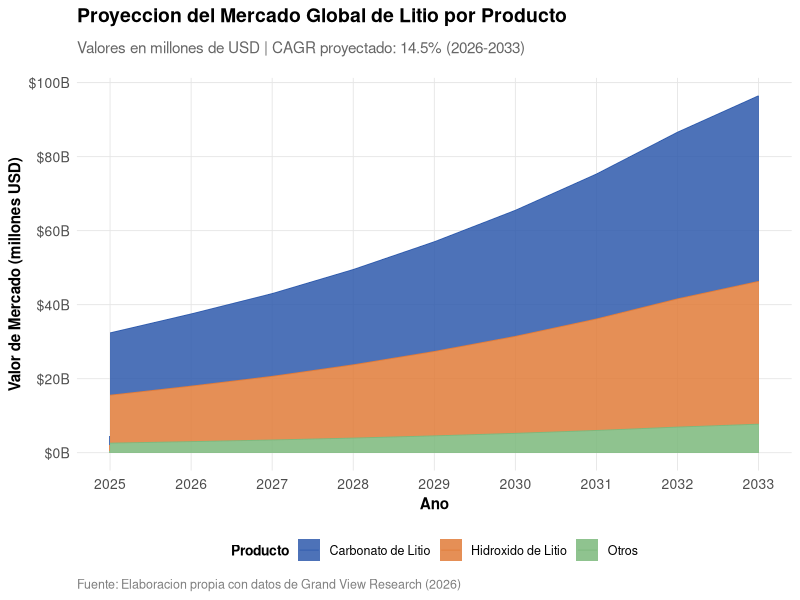
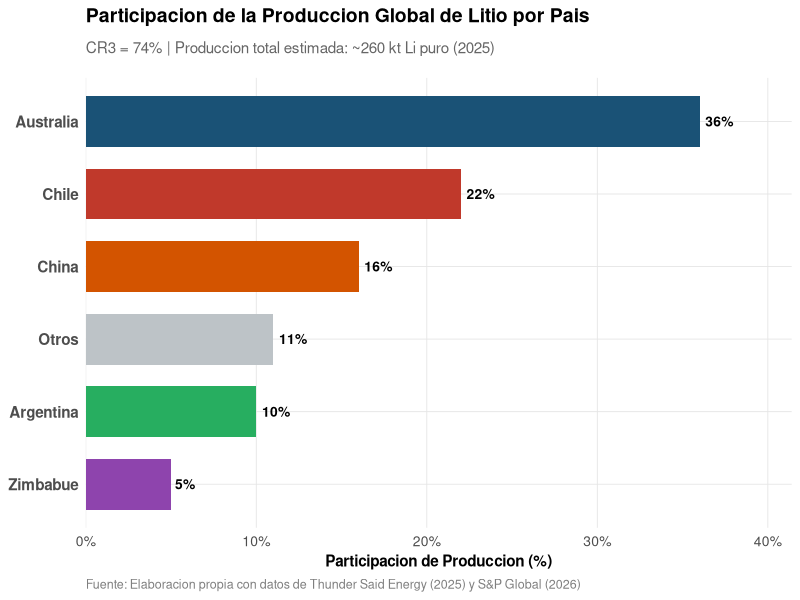
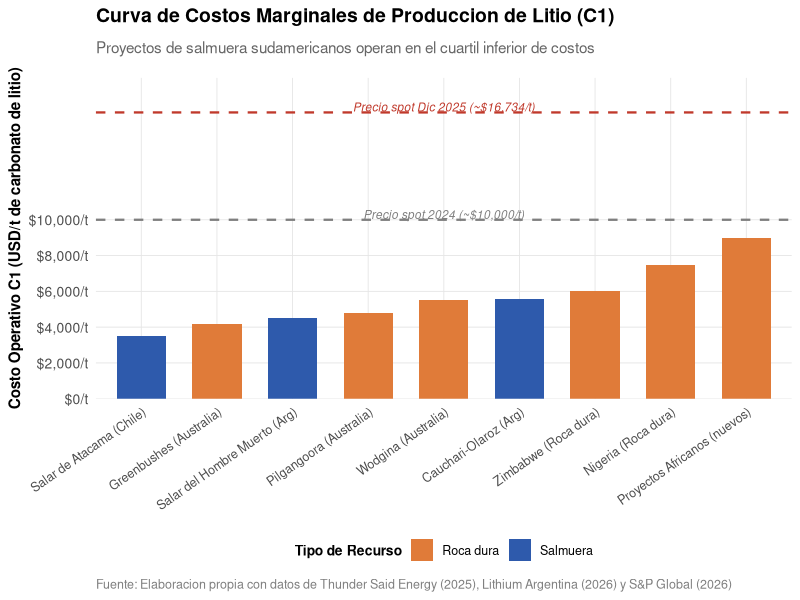
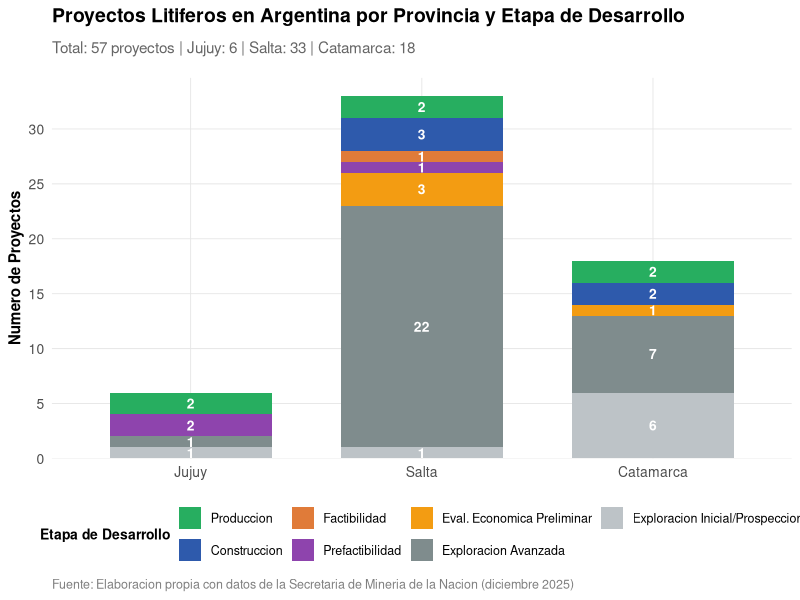
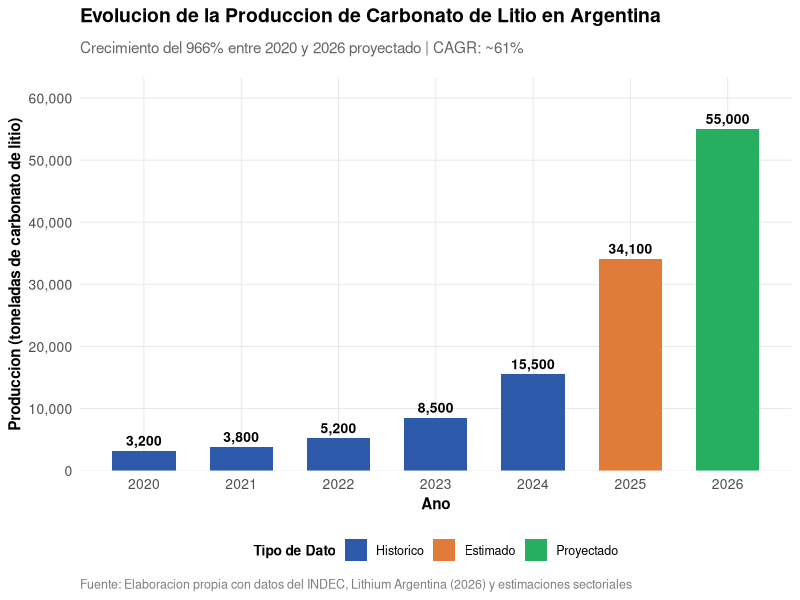
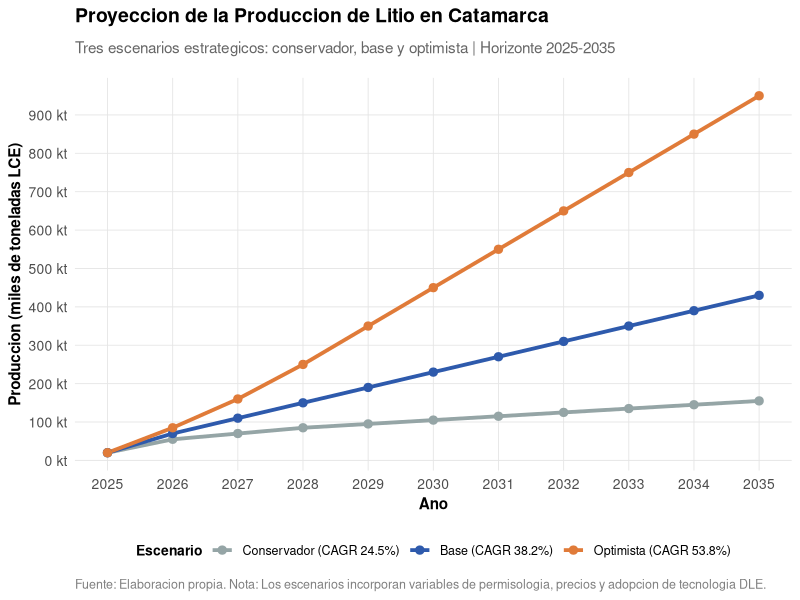
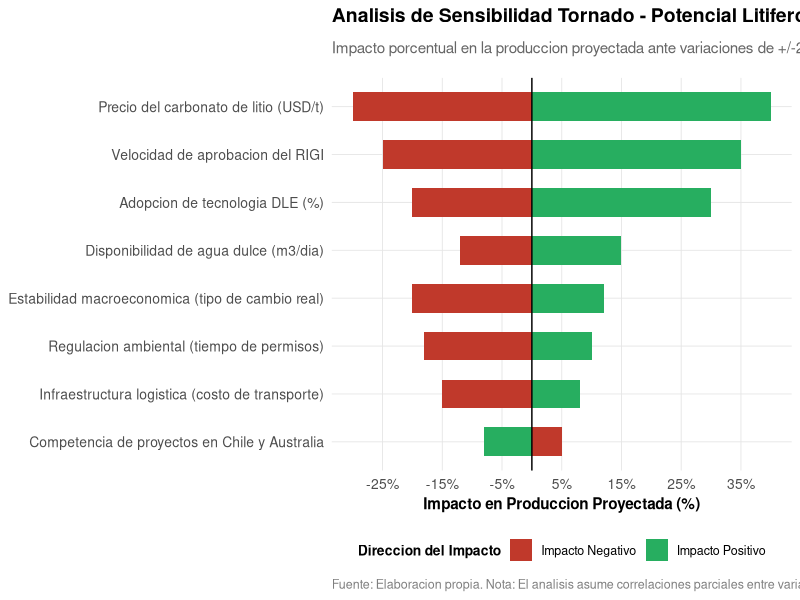

Write R code to recreate these figures, in order.
## ---- chunk 1
knitr::opts_chunk$set(
  echo = FALSE,
  message = FALSE,
  warning = FALSE,
  fig.width = 10,
  fig.height = 6,
  fig.align = 'center',
  out.width = '100%'
)

library(ggplot2)
library(dplyr)
library(tidyr)
library(scales)
library(knitr)
library(kableExtra)
library(viridis)

theme_distill <- function() {
  theme_minimal(base_size = 12, base_family = "Helvetica") +
    theme(
      plot.title = element_text(size = 14, face = "bold", margin = margin(b = 10)),
      plot.subtitle = element_text(size = 11, color = "gray40", margin = margin(b = 15)),
      plot.caption = element_text(size = 9, color = "gray50", hjust = 0),
      axis.title = element_text(size = 11, face = "bold"),
      axis.text = element_text(size = 10, color = "gray30"),
      legend.position = "bottom",
      legend.title = element_text(size = 10, face = "bold"),
      legend.text = element_text(size = 9),
      panel.grid.major = element_line(color = "gray90", linewidth = 0.3),
      panel.grid.minor = element_blank(),
      plot.background = element_rect(fill = "white", color = NA),
      panel.background = element_rect(fill = "white", color = NA)
    )
}
## ---- chunk 2
fuente_datos <- data.frame(
  Fuente = c(
    "Grand View Research - Lithium Market Report",
    "Thunder Said Energy - Global Lithium Production Model",
    "S&P Global Commodity Insights - Lithium Carbonate Assessment",
    "Agencia Internacional de Energia (IEA) - Critical Minerals Outlook",
    "Lithium Argentina - Reportes Trimestrales y Anuales (NI 43-101)",
    "INDEC - Indice de Produccion Industrial Minera",
    "Secretaria de Mineria de la Nacion - Tablero de Proyectos",
    "Chequeado / Secretaria de Mineria - Relevamiento Provincial"
  ),
  Variables = c(
    "Tamano de mercado global, participacion regional, CAGR, segmentacion por producto y aplicacion",
    "Produccion global por proyecto, pais y tipo de recurso; curva de costos marginal; deficit proyectado 2030-2035",
    "Precios spot de carbonato de litio a grado de bateria; evaluacion de oferta y demanda; inventarios",
    "Demanda de litio para transicion energetica; escenarios STEPS/APS/NZE; riesgos de suministro",
    "Produccion de Cauchari-Olaroz, costos operativos (C1), reservas y recursos minerales, expansiones",
    "Produccion de carbonato de litio a nivel nacional; indices de produccion minera",
    "Inventario de proyectos litiferos por provincia, etapa de desarrollo, operadores",
    "Distribucion provincial de proyectos (Jujuy, Salta, Catamarca); exportaciones; empleo"
  ),
  Frecuencia = c("Anual", "Trimestral", "Diaria/Semanal", "Anual", "Trimestral", "Mensual", "Trimestral", "Anual")
)

knitr::kable(fuente_datos, 
             caption = "Tabla 1: Fuentes de Datos Primarias para el Analisis de la Industria del Litio",
             booktabs = TRUE,
             linesep = "") %>%
  kable_styling(latex_options = c("striped", "scale_down"),
                full_width = TRUE,
                position = "center") %>%
  column_spec(1, width = "25em", bold = TRUE) %>%
  column_spec(2, width = "45em") %>%
  column_spec(3, width = "10em")
## ---- chunk 3
mercado_segmentos <- data.frame(
  Ano = rep(2025:2033, each = 3),
  Producto = rep(c("Carbonato de Litio", "Hidroxido de Litio", "Otros"), 9),
  Valor_MUSD = c(
    16838, 12952, 2590, 19500, 15000, 3000,
    22360, 17200, 3440, 25740, 19800, 3960,
    29640, 22800, 4560, 34060, 26200, 5240,
    39160, 30120, 6020, 45030, 34640, 6930,
    50154, 38580, 7716
  )
)

mercado_segmentos$Producto <- factor(mercado_segmentos$Producto, 
                                      levels = c("Carbonato de Litio", "Hidroxido de Litio", "Otros"))

colores_producto <- c("Carbonato de Litio" = "#2E5AAC", 
                        "Hidroxido de Litio" = "#E07B39", 
                        "Otros" = "#7CB87C")

ggplot(mercado_segmentos, aes(x = Ano, y = Valor_MUSD, fill = Producto)) +
  geom_area(alpha = 0.85, position = "stack") +
  geom_line(aes(group = Producto, color = Producto), position = "stack", linewidth = 0.3) +
  scale_fill_manual(values = colores_producto) +
  scale_color_manual(values = colores_producto) +
  scale_y_continuous(labels = dollar_format(prefix = "$", suffix = "B", scale = 1e-3),
                     breaks = seq(0, 100000, 20000)) +
  scale_x_continuous(breaks = 2025:2033) +
  labs(
    title = "Proyeccion del Mercado Global de Litio por Producto",
    subtitle = "Valores en millones de USD | CAGR proyectado: 14.5% (2026-2033)",
    x = "Ano",
    y = "Valor de Mercado (millones USD)",
    caption = "Fuente: Elaboracion propia con datos de Grand View Research (2026)"
  ) +
  theme_distill() +
  theme(legend.position = "bottom")
## ---- chunk 4
concentracion <- data.frame(
  Pais = c("Australia", "Chile", "China", "Argentina", "Zimbabue", "Otros"),
  Participacion = c(36, 22, 16, 10, 5, 11),
  Tipo = c("Roca dura", "Salmuera", "Integrado", "Salmuera", "Roca dura", "Mixto")
)

concentracion$Pais <- factor(concentracion$Pais, 
                              levels = concentracion$Pais[order(concentracion$Participacion)])

colores_pais <- c("Australia" = "#1a5276", 
                   "Chile" = "#c0392b",
                   "China" = "#d35400",
                   "Argentina" = "#27ae60",
                   "Zimbabue" = "#8e44ad",
                   "Otros" = "#bdc3c7")

ggplot(concentracion, aes(x = Pais, y = Participacion, fill = Pais)) +
  geom_col(width = 0.7) +
  geom_text(aes(label = paste0(Participacion, "%")), 
            hjust = -0.2, size = 3.5, fontface = "bold") +
  coord_flip() +
  scale_fill_manual(values = colores_pais) +
  scale_y_continuous(expand = expansion(mult = c(0, 0.15)),
                     labels = percent_format(scale = 1),
                     breaks = seq(0, 40, 10)) +
  labs(
    title = "Participacion de la Produccion Global de Litio por Pais",
    subtitle = "CR3 = 74% | Produccion total estimada: ~260 kt Li puro (2025)",
    x = NULL,
    y = "Participacion de Produccion (%)",
    caption = "Fuente: Elaboracion propia con datos de Thunder Said Energy (2025) y S&P Global (2026)"
  ) +
  theme_distill() +
  theme(legend.position = "none",
        axis.text.y = element_text(size = 11, face = "bold"))
## ---- chunk 5
curva_costos <- data.frame(
  Proyecto = c(
    "Salar de Atacama (Chile)", "Cauchari-Olaroz (Arg)", "Salar del Hombre Muerto (Arg)",
    "Greenbushes (Australia)", "Wodgina (Australia)", "Pilgangoora (Australia)",
    "Zimbabwe (Roca dura)", "Nigeria (Roca dura)", "Proyectos Africanos (nuevos)"
  ),
  Costo_C1_USD_t = c(3500, 5600, 4500, 4200, 5500, 4800, 6000, 7500, 9000),
  Tipo = c("Salmuera", "Salmuera", "Salmuera", "Roca dura", "Roca dura", "Roca dura",
           "Roca dura", "Roca dura", "Roca dura"),
  Capacidad_kt = c(180, 40, 55, 160, 75, 80, 25, 15, 30)
)

curva_costos <- curva_costos[order(curva_costos$Costo_C1_USD_t), ]
curva_costos$Proyecto <- factor(curva_costos$Proyecto, levels = curva_costos$Proyecto)

colores_tipo <- c("Salmuera" = "#2E5AAC", "Roca dura" = "#E07B39")

precio_ref <- data.frame(
  y = c(10000, 16000),
  label = c("Precio spot 2024 (~$10,000/t)", "Precio spot Dic 2025 (~$16,734/t)")
)

ggplot(curva_costos, aes(x = Proyecto, y = Costo_C1_USD_t, fill = Tipo)) +
  geom_col(width = 0.65) +
  geom_hline(data = precio_ref, aes(yintercept = y), 
             linetype = "dashed", color = c("gray50", "#c0392b"), linewidth = 0.8) +
  geom_text(data = precio_ref, aes(x = 5, y = y + 300, label = label),
            inherit.aes = FALSE, size = 3, color = c("gray50", "#c0392b"), fontface = "italic") +
  scale_fill_manual(values = colores_tipo) +
  scale_y_continuous(labels = dollar_format(prefix = "$", suffix = "/t"),
                     breaks = seq(0, 10000, 2000),
                     expand = expansion(mult = c(0, 0.1))) +
  labs(
    title = "Curva de Costos Marginales de Produccion de Litio (C1)",
    subtitle = "Proyectos de salmuera sudamericanos operan en el cuartil inferior de costos",
    x = NULL,
    y = "Costo Operativo C1 (USD/t de carbonato de litio)",
    caption = "Fuente: Elaboracion propia con datos de Thunder Said Energy (2025), Lithium Argentina (2026) y S&P Global (2026)",
    fill = "Tipo de Recurso"
  ) +
  theme_distill() +
  theme(axis.text.x = element_text(angle = 35, hjust = 1, size = 9))
## ---- chunk 6
proyectos_arg <- data.frame(
  Provincia = rep(c("Jujuy", "Salta", "Catamarca"), each = 7),
  Etapa = rep(c("Produccion", "Construccion", "Factibilidad", "Prefactibilidad", 
                "Eval. Economica Preliminar", "Exploracion Avanzada", "Exploracion Inicial/Prospeccion"), 3),
  Cantidad = c(
    2, 0, 0, 2, 0, 1, 1,
    2, 3, 1, 1, 3, 22, 1,
    2, 2, 0, 0, 1, 7, 6
  )
)

proyectos_arg$Etapa <- factor(proyectos_arg$Etapa,
                               levels = c("Produccion", "Construccion", "Factibilidad", "Prefactibilidad",
                                          "Eval. Economica Preliminar", "Exploracion Avanzada", "Exploracion Inicial/Prospeccion"))

proyectos_arg$Provincia <- factor(proyectos_arg$Provincia, levels = c("Jujuy", "Salta", "Catamarca"))

colores_etapa <- c("Produccion" = "#27ae60",
                    "Construccion" = "#2E5AAC",
                    "Factibilidad" = "#E07B39",
                    "Prefactibilidad" = "#8e44ad",
                    "Eval. Economica Preliminar" = "#f39c12",
                    "Exploracion Avanzada" = "#7f8c8d",
                    "Exploracion Inicial/Prospeccion" = "#bdc3c7")

ggplot(proyectos_arg, aes(x = Provincia, y = Cantidad, fill = Etapa)) +
  geom_col(width = 0.7, position = "stack") +
  geom_text(aes(label = ifelse(Cantidad > 0, Cantidad, "")), 
            position = position_stack(vjust = 0.5),
            color = "white", fontface = "bold", size = 3.5) +
  scale_fill_manual(values = colores_etapa) +
  scale_y_continuous(expand = expansion(mult = c(0, 0.05)),
                     breaks = seq(0, 35, 5)) +
  labs(
    title = "Proyectos Litiferos en Argentina por Provincia y Etapa de Desarrollo",
    subtitle = "Total: 57 proyectos | Jujuy: 6 | Salta: 33 | Catamarca: 18",
    x = NULL,
    y = "Numero de Proyectos",
    caption = "Fuente: Elaboracion propia con datos de la Secretaria de Mineria de la Nacion (diciembre 2025)",
    fill = "Etapa de Desarrollo"
  ) +
  theme_distill()
## ---- chunk 7
produccion_arg <- data.frame(
  Ano = 2020:2026,
  Produccion_t = c(3200, 3800, 5200, 8500, 15500, 34100, 55000),
  Etiqueta = c("Historico", "Historico", "Historico", "Historico", "Historico", "Estimado", "Proyectado")
)

produccion_arg$Etiqueta <- factor(produccion_arg$Etiqueta, 
                                   levels = c("Historico", "Estimado", "Proyectado"))

colores_etiq <- c("Historico" = "#2E5AAC", "Estimado" = "#E07B39", "Proyectado" = "#27ae60")

ggplot(produccion_arg, aes(x = Ano, y = Produccion_t, fill = Etiqueta)) +
  geom_col(width = 0.65) +
  geom_text(aes(label = scales::comma(Produccion_t)), 
            vjust = -0.5, size = 3.5, fontface = "bold") +
  scale_fill_manual(values = colores_etiq) +
  scale_y_continuous(labels = comma_format(),
                     breaks = seq(0, 60000, 10000),
                     expand = expansion(mult = c(0, 0.15))) +
  scale_x_continuous(breaks = 2020:2026) +
  labs(
    title = "Evolucion de la Produccion de Carbonato de Litio en Argentina",
    subtitle = "Crecimiento del 966% entre 2020 y 2026 proyectado | CAGR: ~61%",
    x = "Ano",
    y = "Produccion (toneladas de carbonato de litio)",
    caption = "Fuente: Elaboracion propia con datos del INDEC, Lithium Argentina (2026) y estimaciones sectoriales",
    fill = "Tipo de Dato"
  ) +
  theme_distill()
## ---- chunk 8
proyectos_cat <- data.frame(
  Proyecto = c("Fenix (ex Arcadium)", "Tres Quebradas (Zijin)", 
               "Hombre Muerto Oeste (Galan)", "Sal de Vida (Rio Tinto)",
               "HMN Li (Lithium South)", "Kachi (Lake Resources)",
               "Candelas (Galaxy Lithium)"),
  Operador = c("Rio Tinto Group", "Zijin Mining Group", "Galan Lithium Ltd.", 
               "Rio Tinto Group", "Lithium South Dev. Corp.", "Lake Resources N.L.",
               "Galaxy Lithium (Allkem)"),
  Etapa = c("Produccion (expansion)", "Produccion (ramp-up)", 
            "Construccion", "Construccion", "Factibilidad", 
            "Eval. Economica Preliminar", "Exploracion Avanzada"),
  Capacidad_LCE_tpa = c(55000, 20000, 4000, 15000, 15600, 25000, 15000),
  Grado_mg_L = c(580, 750, 620, 500, 736, 300, 450),
  Inversion_USD_M = c(800, 500, 150, 400, 200, 300, 250)
)

knitr::kable(proyectos_cat,
             caption = "Tabla 2: Principales Proyectos Litiferos en Catamarca (2025-2026)",
             col.names = c("Proyecto", "Operador", "Etapa", "Capacidad (tpa LCE)", "Grado (mg/L Li)", "Inversion (USD M)"),
             booktabs = TRUE,
             linesep = "") %>%
  kable_styling(latex_options = c("striped", "scale_down"),
                full_width = TRUE,
                position = "center") %>%
  column_spec(1, width = "18em", bold = TRUE) %>%
  column_spec(2, width = "18em") %>%
  column_spec(3, width = "14em") %>%
  column_spec(4:6, width = "10em") %>%
  row_spec(0, bold = TRUE, background = "#2E5AAC", color = "white")
## ---- chunk 9
catamarca_proyeccion <- data.frame(
  Ano = 2025:2035,
  Escenario_Conservador = c(
    20000, 55000, 70000, 85000, 95000, 105000, 115000, 125000, 135000, 145000, 155000
  ),
  Escenario_Base = c(
    20000, 70000, 110000, 150000, 190000, 230000, 270000, 310000, 350000, 390000, 430000
  ),
  Escenario_Optimista = c(
    20000, 85000, 160000, 250000, 350000, 450000, 550000, 650000, 750000, 850000, 950000
  )
)

catamarca_long <- catamarca_proyeccion %>%
  pivot_longer(cols = c(Escenario_Conservador, Escenario_Base, Escenario_Optimista),
               names_to = "Escenario",
               values_to = "Produccion_t")

catamarca_long$Escenario <- factor(catamarca_long$Escenario,
                                    levels = c("Escenario_Conservador", "Escenario_Base", "Escenario_Optimista"),
                                    labels = c("Conservador (CAGR 24.5%)", 
                                               "Base (CAGR 38.2%)",
                                               "Optimista (CAGR 53.8%)"))

colores_esc <- c("Conservador (CAGR 24.5%)" = "#95a5a6",
                  "Base (CAGR 38.2%)" = "#2E5AAC",
                  "Optimista (CAGR 53.8%)" = "#E07B39")

ggplot(catamarca_long, aes(x = Ano, y = Produccion_t / 1000, color = Escenario)) +
  geom_line(linewidth = 1.3) +
  geom_point(size = 2.5) +
  scale_color_manual(values = colores_esc) +
  scale_y_continuous(labels = comma_format(suffix = " kt"),
                     breaks = seq(0, 1000, 100)) +
  scale_x_continuous(breaks = 2025:2035) +
  labs(
    title = "Proyeccion de la Produccion de Litio en Catamarca",
    subtitle = "Tres escenarios estrategicos: conservador, base y optimista | Horizonte 2025-2035",
    x = "Ano",
    y = "Produccion (miles de toneladas LCE)",
    caption = "Fuente: Elaboracion propia. Nota: Los escenarios incorporan variables de permisologia, precios y adopcion de tecnologia DLE."
  ) +
  theme_distill()
## ---- chunk 10
comparativa <- data.frame(
  Dimension = c(
    "Tamano de mercado (2025)",
    "CAGR proyectado (2026-2033)",
    "Concentracion de refinacion (CR3)",
    "Costo operativo C1 (USD/t)",
    "Grado promedio de salmuera (mg/L Li)",
    "Infraestructura de energia renovable",
    "Marco regulatorio de incentivos",
    "Tiempo de desarrollo de proyecto (anos)",
    "Acceso a financiamiento internacional",
    "Riesgo geopolitico/soberano"
  ),
  Mercado_Global = c(
    "USD 32.38 mil millones",
    "14.5%",
    "~85%",
    "USD 4,000-9,000 (rango amplio)",
    "Variable (200-1,500 mg/L)",
    "Variable (alta en Australia, baja en Africa)",
    "Altamente diverso (desde permisivo hasta restrictivo)",
    "5-10 anos",
    "Alto (mercados de capitales desarrollados)",
    "Bajo-Moderado (mercados maduros)"
  ),
  Argentina = c(
    "~USD 300-500 millones (exportaciones)",
    "61.4% (produccion 2025)",
    "~60% (concentracion provincial)",
    "USD 5,600-6,500/t",
    "500-750 mg/L (mejores salares)",
    "Moderada (potencial solar excepcional)",
    "RIGI (estabilidad 30 anos, tasa 25%)",
    "4-7 anos",
    "Moderado (RIGI mejora atractivo)",
    "Moderado (riesgo cambiario, inflacion)"
  ),
  Catamarca = c(
    "~USD 50-80 millones (est. exportaciones 2025)",
    "24.5-53.8% (escenarios)",
    "~40% (segmento provincial)",
    "USD 4,500-5,600/t",
    "500-736 mg/L (entre los mas altos del mundo)",
    "Muy alta (irradiancia > 2,200 kWh/m2/ano)",
    "RIGI + adhesion provincial activa",
    "3-5 anos (proyectos avanzados)",
    "Creciente (interes de Rio Tinto, Zijin, POSCO)",
    "Moderado (estabilidad provincial, apoyo local)"
  )
)

knitr::kable(comparativa,
             caption = "Tabla 3: Matriz Comparativa de Ventajas Competitivas - Global vs. Argentina vs. Catamarca",
             col.names = c("Dimension", "Mercado Global", "Argentina", "Catamarca"),
             booktabs = TRUE,
             linesep = "") %>%
  kable_styling(latex_options = c("striped", "scale_down"),
                full_width = TRUE,
                position = "center") %>%
  column_spec(1, width = "18em", bold = TRUE) %>%
  column_spec(2:4, width = "22em") %>%
  row_spec(0, bold = TRUE, background = "#2E5AAC", color = "white")
## ---- chunk 11
sensibilidad <- data.frame(
  Variable = c(
    "Precio del carbonato de litio (USD/t)",
    "Velocidad de aprobacion del RIGI",
    "Adopcion de tecnologia DLE (%)",
    "Disponibilidad de agua dulce (m3/dia)",
    "Estabilidad macroeconomica (tipo de cambio real)",
    "Infraestructura logistica (costo de transporte)",
    "Regulacion ambiental (tiempo de permisos)",
    "Competencia de proyectos en Chile y Australia"
  ),
  Impacto_Positivo = c(40, 35, 30, 15, 12, 8, 10, -8),
  Impacto_Negativo = c(-30, -25, -20, -12, -20, -15, -18, 5)
)

sensibilidad$Variable <- factor(sensibilidad$Variable,
                                 levels = sensibilidad$Variable[order(sensibilidad$Impacto_Positivo)])

sensibilidad_long <- sensibilidad %>%
  pivot_longer(cols = c(Impacto_Positivo, Impacto_Negativo),
               names_to = "Direccion",
               values_to = "Impacto")

sensibilidad_long$Direccion <- factor(sensibilidad_long$Direccion,
                                       levels = c("Impacto_Negativo", "Impacto_Positivo"),
                                       labels = c("Impacto Negativo", "Impacto Positivo"))

ggplot(sensibilidad_long, aes(x = Variable, y = Impacto, fill = Direccion)) +
  geom_col(width = 0.6, position = "identity") +
  coord_flip() +
  scale_fill_manual(values = c("Impacto Negativo" = "#c0392b", 
                                "Impacto Positivo" = "#27ae60")) +
  scale_y_continuous(labels = percent_format(scale = 1),
                     breaks = seq(-35, 45, 10)) +
  geom_hline(yintercept = 0, color = "black", linewidth = 0.5) +
  labs(
    title = "Analisis de Sensibilidad Tornado - Potencial Litifero Catamarca 2030",
    subtitle = "Impacto porcentual en la produccion proyectada ante variaciones de +/-20% en cada variable",
    x = NULL,
    y = "Impacto en Produccion Proyectada (%)",
    caption = "Fuente: Elaboracion propia. Nota: El analisis asume correlaciones parciales entre variables.",
    fill = "Direccion del Impacto"
  ) +
  theme_distill()
